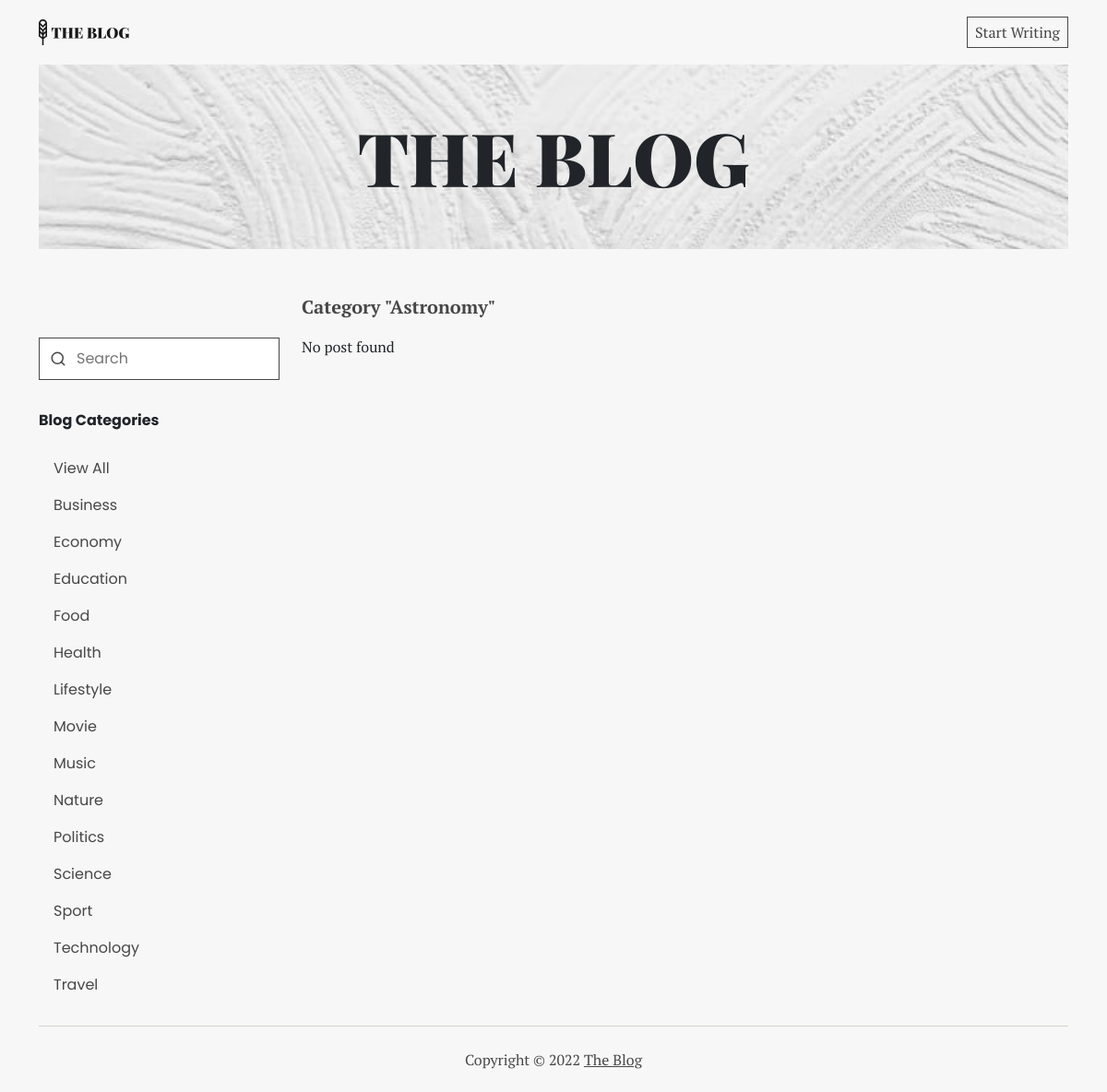
Page /category.php?name=Astronomy on the earlier database version.
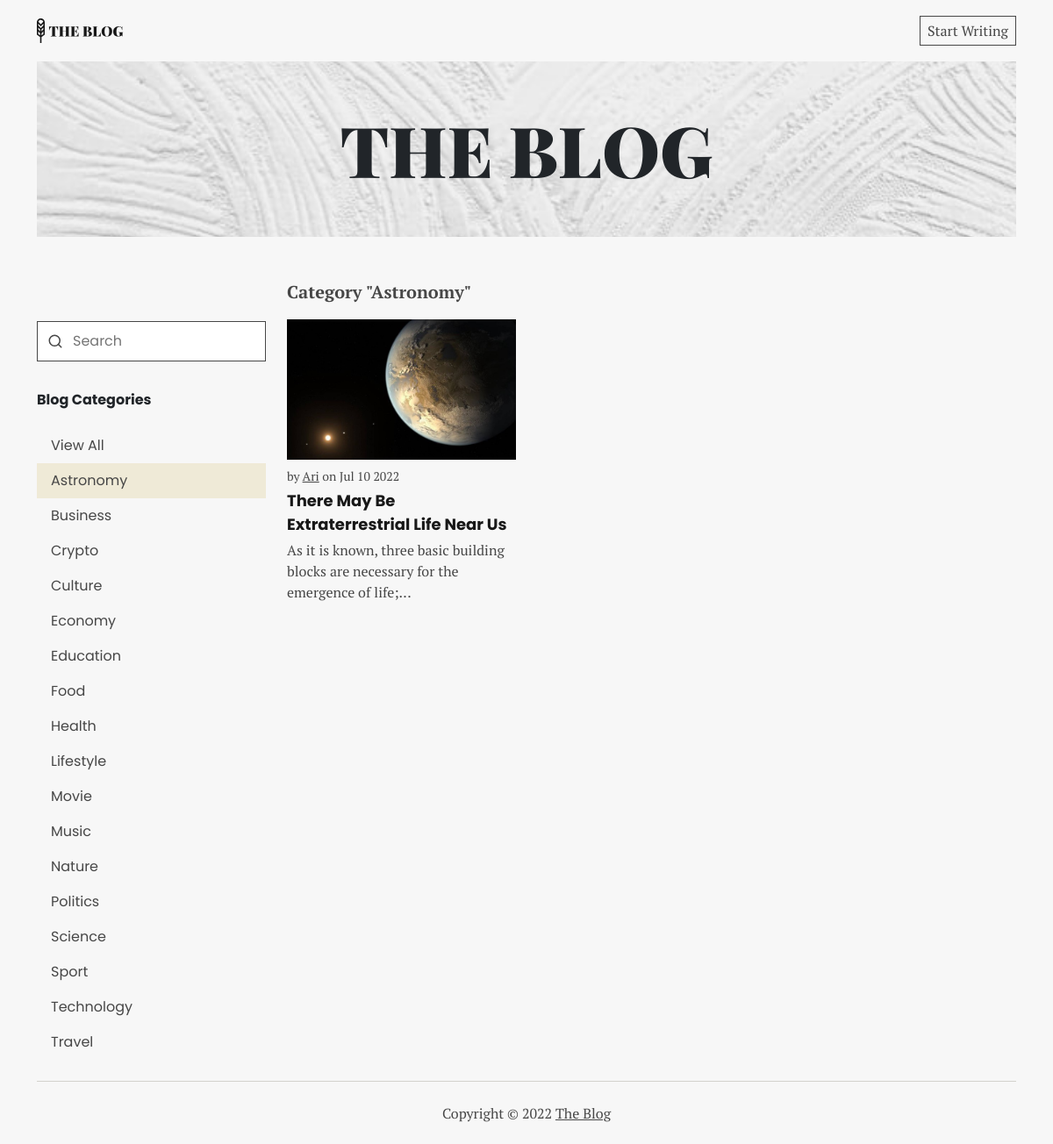
Same page on the later database version.
### tables this page shows
CREATE TABLE `category` (
  `id` int(11) NOT NULL,
  `name` varchar(255) NOT NULL,
  `createdAt` datetime NOT NULL
);

CREATE TABLE `post` (
  `id` int(11) NOT NULL,
  `title` varchar(255) NOT NULL,
  `body` text NOT NULL,
  `image` varchar(255) NOT NULL,
  `id_user` int(11) NOT NULL,
  `category` varchar(255) NOT NULL,
  `created_at` datetime NOT NULL,
  `isMain` tinyint(1) NOT NULL,
  `created_main_at` datetime NOT NULL
);

CREATE TABLE `user` (
  `id` int(11) NOT NULL,
  `email` varchar(255) NOT NULL,
  `password` varchar(255) NOT NULL,
  `first_name` varchar(255) NOT NULL,
  `last_name` varchar(255) NOT NULL,
  `isAdmin` tinyint(1) NOT NULL,
  `createdAt` datetime NOT NULL
);

### category.php (the view, shortened to what this page needs)
<?php
include './connection.php';
$category_name = $_GET['name'];
$sql_category = "SELECT * FROM category ORDER BY name";
$query_category = mysqli_query($conn, $sql_category);
if ($category_name == 'All') {
	$sql_post = "SELECT post.id, post.title, post.body, post.image, post.created_at, user.first_name AS 'author'
				FROM post
				LEFT JOIN user ON post.id_user = user.id
				ORDER BY created_at DESC";
} else {
	$sql_post = "SELECT post.id, post.title, post.body, post.image, post.created_at, user.first_name AS 'author'
				FROM post
				LEFT JOIN user ON post.id_user = user.id
				WHERE category = '$category_name'
				ORDER BY created_at DESC";
}
$query_post = mysqli_query($conn, $sql_post);
?>
<!DOCTYPE html>
<html lang="en">
<head>
	<link rel="stylesheet" href="./style/bootstrap.min.css" />
	<link rel="stylesheet" href="./style/main.css" />
</head>
<body>
	<div class="container">
		<nav class="nav-main" aria-label="main navigation">
			<a href="./"><img src="./assets/logo.svg" alt="The Blog Logo" /></a>
			<div>
				<?php if (isset($_SESSION['user_id'])) { ?>
					<p class="m-0 rounded-0 dropdown-toggle cursor-pointer" data-bs-toggle="dropdown" aria-expanded="false"><?= $_SESSION['user_first_name']; ?></p>
					<ul class="dropdown-menu dropdown-menu-end rounded-0">
						<li><a href="./dashboard/"><button class="dropdown-item" type="button">Dashboard</button></a></li>
						<li><a href="./logout/"><button class="dropdown-item" type="button">Logout</button></a></li>
					</ul>
				<?php } else { ?>
					<a href="./login/" class="start-writing">Start Writing</a>
				<?php }  ?>
			</div>
		</nav>
		<header>
			<section class="banner">
				<img src="./assets/banner.jpg" alt="Banner" />
				<h1 class="display-1">THE BLOG</h1>
			</section>
		</header>
		<main>
			<div class="row mt-0 mt-md-5">
				<aside class="col-12 col-md-3 mt-5 mb-4">
					<form action="./search.php" method="get" class="search">
						<input type="text" name="name" class="input" placeholder="Search" />
						<img src="./assets/ic_search.svg" alt="" />
					</form>
					<div class="category">
						<p class="category__title">Blog Categories</p>
						<nav class="nav-side" aria-label="Category Navigation">
							<a href="category.php?name=All">
								<p class="<?php if ($category_name == 'All') echo 'active' ?>">View All</p>
							</a>
							<?php while ($row = mysqli_fetch_array($query_category)) { ?>
								<a href="category.php?name=<?= $row['name'] ?>">
									<p class='<?php if ($category_name == $row['name']) echo 'active' ?>'><?= $row['name'] ?></p>
								</a>
							<?php } ?>
						</nav>
					</div>
				</aside>
				<article class="col-12 col-md-9 post">
					<?php if ($category_name == 'All') { ?>
						<p class="title-post">All Post</p>
					<?php } else { ?>
						<p class="title-post">Category "<?= $category_name ?>"</p>
					<?php } ?>
					<div class="row mb-3">
						<?php if (mysqli_num_rows($query_post) <= 0) { ?> <p>No post found</p> <?php } ?>
						<?php while ($row_post = mysqli_fetch_array($query_post)) { ?>
							<div class="col-12 col-md-6 col-lg-4 mb-3 card-post">
								<a href="read.php?id=<?= $row_post['id'] ?>">
									<img src="./assets/post_image/<?= $row_post['image'] ?>" alt="" class="post__image" />
									<p class="post__date pt-2 m-0">by <u><?= $row_post['author'] ?></u> on <?= date("M d Y", strtotime($row_post['created_at'])) ?></p>
									<p class="post__title"><?= $row_post['title'] ?></p>
									<p class="post__body wrap">
										<?= implode(' ', array_slice(explode(' ', strip_tags($row_post['body'])), 0, 15)); ?>...
									</p>
								</a>
							</div>
						<?php } ?>
					</div>
				</article>
			</div>
		</main>
		<footer>
			<p>Copyright © <?= date('Y') ?> <a href="#">The Blog</a></p>
		</footer>
	</div>
</body>
</html>

Differences in the rows shown:
added category: name "Astronomy"
added category: name "Crypto"
added category: name "Culture"
added post: image (picture), id_user.first_name "Ari", created_at "Jul 10 2022", title "There May Be Extraterrestrial Life Near Us", body "As it is known, three basic building blocks are necessary for the emergence of life;"
Other differences:
text no longer shown: "No post found"
